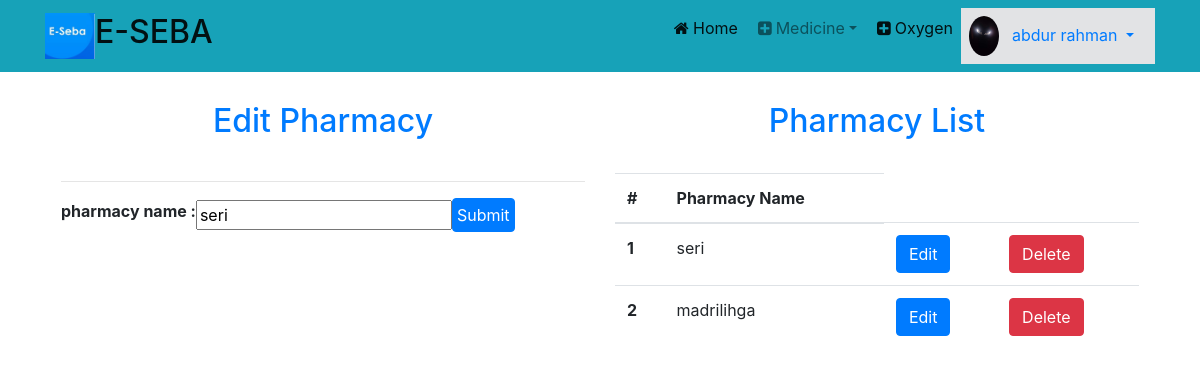
Page /seller/medicine.php?source=edit_pharmacy&phar_id=1 (signed in) on the committed database.
### tables this page shows
CREATE TABLE `pharmacy` (
  `phar_id` int(11) NOT NULL,
  `phar_name` varchar(200) NOT NULL,
  `seller_id` int(11) NOT NULL
);

### lib/Database.php (called while the page is built, shortened)
<?php
Class Database{
	public $host   = DB_HOST;
	public $user   = DB_USER;
	public $pass   = DB_PASS;
	public $dbname = DB_NAME;
	public $link;
	private function connectDB(){
	$this->link = new mysqli($this->host, $this->user, $this->pass, $this->dbname);
 }
	public function select($query){
		$result = $this->link->query($query) or die($this->link->error.__LINE__);
		if($result->num_rows > 0){
			return $result;
		} else {
			return false;
		}
	}
}

### classes/Medicine.php (called while the page is built, shortened)
<?php
 $filepath = realpath(dirname(__FILE__));
 include_once ($filepath.'/../lib/Database.php');
class Medicine
{
	private $db;
	function __construct(){
		$this->db = new Database();
	}
	public function allPharmacy(){
		$sql ='SELECT * FROM pharmacy';
		$fetchAll = $this->db->select($sql);
		return $fetchAll;
	}
	public function singlePharmacy($id){
		$sql ="SELECT * FROM pharmacy WHERE phar_id='{$id}'";
		$fetchAll = $this->db->select($sql);
		return $fetchAll;
	}
}

### seller/layout/edit_pharmacy.php (the view, shortened to what this page needs)
<section class="container-fluid container">
	<?php
		if(isset($_GET['phar_id'])){
			$result = $Medicine-> singlePharmacy($_GET['phar_id']);
			$value = $result->fetch_assoc();
		}
	?>
	<div class="row p-3">
		<div class="col-md-6">
			<h2 class="text-center text-primary p-4">Edit Pharmacy</h2>
			<hr>
			<div>
				<form class="d-flex align-items-center" action="" method="post">
					<label><b>pharmacy name :  </b></label>
					<input type="text" name="pharmacy" value="<?php echo $value['phar_name']; ?>" />
					<button type="submit" name="addpharmacy" class="btn btn-primary p-1">Submit</button>
				</form>
			</div>
		</div>
		<div class="col-md-6">
			<h2 class="text-center text-primary p-4">Pharmacy List</h2>
			<table class="table">
				<thead>
					<tr>
					  <th scope="col">#</th>
					  <th scope="col">Pharmacy Name</th>
					</tr>
				</thead>
			  	<tbody>
			  	<?php
					$result = $Medicine->allPharmacy();
					if($result){
						$i = 0;
						while($value = $result->fetch_assoc()){
							$i++;
				?>
				    <tr>
				      <th scope="row"><?php echo $i; ?></th>
				      <td><?php echo $value['phar_name']; ?></td>
				      <td><a href="?source=edit_pharmacy&phar_id=<?php echo $value['phar_id']; ?>" class="btn btn-primary">Edit</a></td>
				      <td><a href="?delete_phar=<?php echo $value['phar_id']; ?>" class="btn btn-danger">Delete</a></td>
				    </tr>
				<?php }} ?>
			  	</tbody>
			</table>
		</div>
	</div>
</section>

### rows in the picture
pharmacy: pharmacy "seri", phar_name "seri"
pharmacy: phar_name "madrilihga"

### other values in the picture
Session::get('sellername') "abdur rahman"
